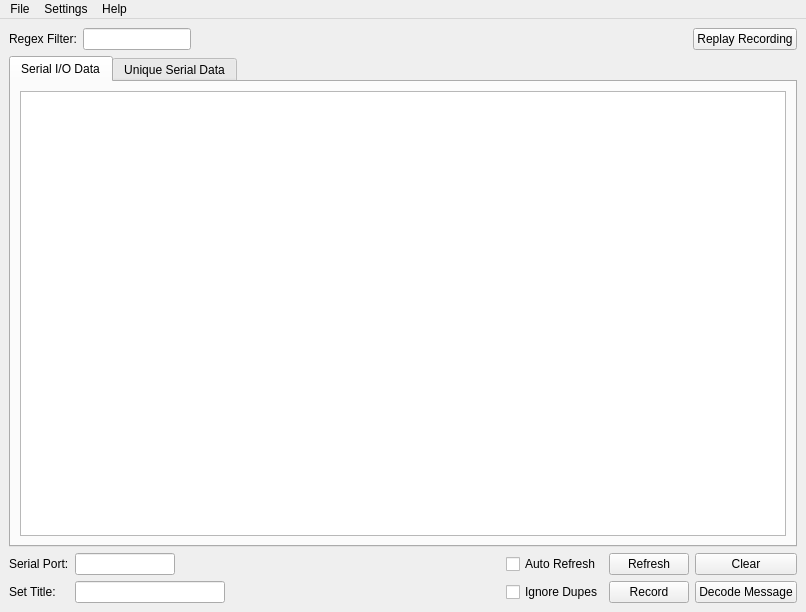
<?xml version="1.0" encoding="UTF-8"?>
<ui version="4.0">
 <class>MainWindow</class>
 <widget class="QMainWindow" name="MainWindow">
  <property name="geometry">
   <rect>
    <x>0</x>
    <y>0</y>
    <width>806</width>
    <height>612</height>
   </rect>
  </property>
  <property name="windowTitle">
   <string>XSeriesTestTool</string>
  </property>
  <widget class="QWidget" name="centralwidget">
   <layout class="QVBoxLayout" name="verticalLayout_3">
    <item>
     <layout class="QHBoxLayout" name="horizontalLayout">
      <item>
       <widget class="QLabel" name="label_3">
        <property name="sizePolicy">
         <sizepolicy hsizetype="Preferred" vsizetype="Preferred">
          <horstretch>0</horstretch>
          <verstretch>0</verstretch>
         </sizepolicy>
        </property>
        <property name="minimumSize">
         <size>
          <width>0</width>
          <height>0</height>
         </size>
        </property>
        <property name="baseSize">
         <size>
          <width>0</width>
          <height>0</height>
         </size>
        </property>
        <property name="text">
         <string>Regex Filter:</string>
        </property>
       </widget>
      </item>
      <item>
       <widget class="QLineEdit" name="lineEdit">
        <property name="sizePolicy">
         <sizepolicy hsizetype="Fixed" vsizetype="Fixed">
          <horstretch>20</horstretch>
          <verstretch>0</verstretch>
         </sizepolicy>
        </property>
       </widget>
      </item>
      <item>
       <spacer name="horizontalSpacer">
        <property name="orientation">
         <enum>Qt::Horizontal</enum>
        </property>
        <property name="sizeType">
         <enum>QSizePolicy::Expanding</enum>
        </property>
        <property name="sizeHint" stdset="0">
         <size>
          <width>31</width>
          <height>20</height>
         </size>
        </property>
       </spacer>
      </item>
      <item>
       <widget class="QPushButton" name="btnReplay">
        <property name="text">
         <string>Replay Recording</string>
        </property>
       </widget>
      </item>
     </layout>
    </item>
    <item>
     <widget class="QTabWidget" name="tabWidget">
      <property name="tabPosition">
       <enum>QTabWidget::North</enum>
      </property>
      <property name="tabShape">
       <enum>QTabWidget::Rounded</enum>
      </property>
      <property name="currentIndex">
       <number>0</number>
      </property>
      <property name="usesScrollButtons">
       <bool>false</bool>
      </property>
      <property name="documentMode">
       <bool>false</bool>
      </property>
      <property name="tabsClosable">
       <bool>false</bool>
      </property>
      <property name="movable">
       <bool>true</bool>
      </property>
      <widget class="QWidget" name="tab1">
       <attribute name="title">
        <string>Serial I/O Data</string>
       </attribute>
       <layout class="QVBoxLayout" name="verticalLayout_2">
        <item>
         <widget class="QTableView" name="tableView">
          <property name="verticalScrollBarPolicy">
           <enum>Qt::ScrollBarAsNeeded</enum>
          </property>
          <property name="alternatingRowColors">
           <bool>true</bool>
          </property>
          <property name="selectionMode">
           <enum>QAbstractItemView::SingleSelection</enum>
          </property>
          <property name="selectionBehavior">
           <enum>QAbstractItemView::SelectRows</enum>
          </property>
          <property name="gridStyle">
           <enum>Qt::DashLine</enum>
          </property>
          <property name="sortingEnabled">
           <bool>false</bool>
          </property>
         </widget>
        </item>
       </layout>
      </widget>
      <widget class="QWidget" name="tab2">
       <attribute name="title">
        <string>Unique Serial Data</string>
       </attribute>
       <layout class="QVBoxLayout" name="verticalLayout_4">
        <item>
         <widget class="QTableView" name="tableView2"/>
        </item>
       </layout>
      </widget>
     </widget>
    </item>
    <item>
     <layout class="QGridLayout" name="gridLayout">
      <item row="1" column="7">
       <widget class="QPushButton" name="btnRefresh">
        <property name="text">
         <string>Refresh</string>
        </property>
       </widget>
      </item>
      <item row="1" column="3">
       <spacer name="horizontalSpacer_2">
        <property name="orientation">
         <enum>Qt::Horizontal</enum>
        </property>
        <property name="sizeType">
         <enum>QSizePolicy::Expanding</enum>
        </property>
        <property name="sizeHint" stdset="0">
         <size>
          <width>40</width>
          <height>20</height>
         </size>
        </property>
       </spacer>
      </item>
      <item row="2" column="6">
       <widget class="QCheckBox" name="cbFilterDupes">
        <property name="enabled">
         <bool>true</bool>
        </property>
        <property name="text">
         <string>Ignore Dupes</string>
        </property>
       </widget>
      </item>
      <item row="2" column="7">
       <widget class="QPushButton" name="btnRecordPause">
        <property name="text">
         <string>Record</string>
        </property>
       </widget>
      </item>
      <item row="1" column="2">
       <widget class="QLineEdit" name="lineEditPort">
        <property name="sizePolicy">
         <sizepolicy hsizetype="Fixed" vsizetype="Fixed">
          <horstretch>20</horstretch>
          <verstretch>0</verstretch>
         </sizepolicy>
        </property>
        <property name="maximumSize">
         <size>
          <width>100</width>
          <height>16777215</height>
         </size>
        </property>
       </widget>
      </item>
      <item row="1" column="0">
       <widget class="QLabel" name="label">
        <property name="text">
         <string>Serial Port:</string>
        </property>
       </widget>
      </item>
      <item row="2" column="0">
       <widget class="QLabel" name="label_2">
        <property name="text">
         <string>Set Title:</string>
        </property>
       </widget>
      </item>
      <item row="2" column="2">
       <widget class="QLineEdit" name="lineEditTitle">
        <property name="sizePolicy">
         <sizepolicy hsizetype="Minimum" vsizetype="Fixed">
          <horstretch>0</horstretch>
          <verstretch>0</verstretch>
         </sizepolicy>
        </property>
        <property name="minimumSize">
         <size>
          <width>150</width>
          <height>0</height>
         </size>
        </property>
       </widget>
      </item>
      <item row="1" column="8">
       <widget class="QPushButton" name="btnClear">
        <property name="text">
         <string>Clear</string>
        </property>
       </widget>
      </item>
      <item row="2" column="8">
       <widget class="QPushButton" name="btnAnalyze">
        <property name="text">
         <string>Decode Message</string>
        </property>
       </widget>
      </item>
      <item row="1" column="6">
       <widget class="QCheckBox" name="checkBox">
        <property name="text">
         <string>Auto Refresh</string>
        </property>
       </widget>
      </item>
     </layout>
    </item>
   </layout>
  </widget>
  <widget class="QMenuBar" name="menubar">
   <property name="geometry">
    <rect>
     <x>0</x>
     <y>0</y>
     <width>806</width>
     <height>20</height>
    </rect>
   </property>
   <widget class="QMenu" name="menuSettings">
    <property name="title">
     <string>Settings</string>
    </property>
    <addaction name="actionSerial"/>
   </widget>
   <widget class="QMenu" name="menuSerial">
    <property name="title">
     <string>File</string>
    </property>
    <addaction name="actionSet_database_file"/>
    <addaction name="separator"/>
    <addaction name="actionQuit"/>
   </widget>
   <widget class="QMenu" name="menuAbout">
    <property name="title">
     <string>Help</string>
    </property>
    <addaction name="actionAbout"/>
   </widget>
   <addaction name="menuSerial"/>
   <addaction name="menuSettings"/>
   <addaction name="menuAbout"/>
  </widget>
  <action name="actionSet_Maximum_Rows">
   <property name="text">
    <string>Set Maximum Rows</string>
   </property>
  </action>
  <action name="actionQuit">
   <property name="text">
    <string>Quit</string>
   </property>
  </action>
  <action name="actionAbout">
   <property name="text">
    <string>About</string>
   </property>
  </action>
  <action name="actionSerial">
   <property name="text">
    <string>Serial...</string>
   </property>
  </action>
  <action name="actionSet_database_file">
   <property name="text">
    <string>Save database file as...</string>
   </property>
  </action>
 </widget>
 <resources/>
 <connections>
  <connection>
   <sender>checkBox</sender>
   <signal>clicked(bool)</signal>
   <receiver>btnRefresh</receiver>
   <slot>setDisabled(bool)</slot>
   <hints>
    <hint type="sourcelabel">
     <x>387</x>
     <y>469</y>
    </hint>
    <hint type="destinationlabel">
     <x>468</x>
     <y>472</y>
    </hint>
   </hints>
  </connection>
  <connection>
   <sender>actionQuit</sender>
   <signal>triggered()</signal>
   <receiver>MainWindow</receiver>
   <slot>close()</slot>
   <hints>
    <hint type="sourcelabel">
     <x>-1</x>
     <y>-1</y>
    </hint>
    <hint type="destinationlabel">
     <x>356</x>
     <y>189</y>
    </hint>
   </hints>
  </connection>
  <connection>
   <sender>lineEditTitle</sender>
   <signal>textChanged(QString)</signal>
   <receiver>MainWindow</receiver>
   <slot>setWindowTitle(QString)</slot>
   <hints>
    <hint type="sourcelabel">
     <x>398</x>
     <y>31</y>
    </hint>
    <hint type="destinationlabel">
     <x>326</x>
     <y>-13</y>
    </hint>
   </hints>
  </connection>
 </connections>
</ui>
